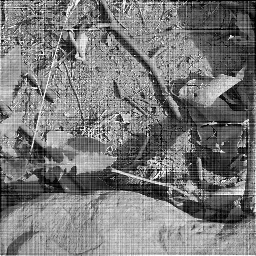
%> input picture [DSP]Project1_Filtering/twigs.png, 256 x 256 px
$ octave PJ_2.m   (GNU Octave 9; MATLAB toolbox functions it lacks are replaced by stand-ins)
%> lines starting %> are read from the running program, lines starting %| are printed output that depends on the picture
clc;clear;close;
% 2-1. Sketch Magnitude and Phase of original image at frequency domain
img = im2double(imread('twigs.png'));  % read image
%> img: size 256x256 double; min 0, max 0.996, mean 0.477
X = fftshift(fft2(img));  % Fourier Transform of image

figure(1),
subplot(121), imshow(log(1+abs(X)), []); title('Magnitude Spectrum of original image'); % frequency domain
%> after `imshow(log(1+abs(X)), [])`:
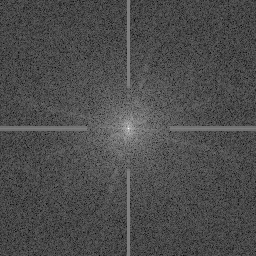
%> displayed picture: size 256x256, on the screen's scale of 0 to 255; min 0, max 255, mean 76.4
% middle white area : highest magnitude = image의 DC 성분 = F(0,0), at low freq.
% 동서남북 방향 bright area : noise -> 제거할 부분
subplot(122), imshow(angle(X), []); title('Phase Spectrum of original image');
%> after `imshow(angle(X), [])`:
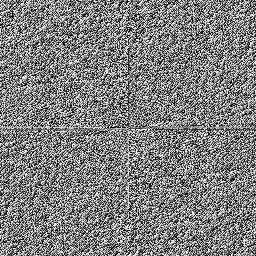
%> displayed picture: size 256x256, on the screen's scale of 0 to 255; min 0, max 255, mean 127.5


% 2-2. Design Filter to remove noise in the image and Reconstruct the image
dcm = datacursormode; % using datacursor to find the location of noises.
dcm.Enable = 'on';
dcm.DisplayStyle = 'window';

% filter of clearing noise by multiplying noise area to zero point
H = ones(256,256); % set filter size same as image size
H(1:1:88, 128:1:131)=0; % clear up_side noise
H(168:1:256, 128:1:132)=0; % clear down_side noise
H(126:1:131, 1:1:88)=0; % clear left_side noise
H(126:1:132, 170:1:256)=0; % clear right_side noise

figure(2),
subplot(121), imshow(abs(H)); title('Magnitude Spectrum of Filter'); % frequency domain
subplot(122), imshow(angle(H)); title('Phase Spectrum of Filter');
%> after `title('Phase Spectrum of Filter')`:
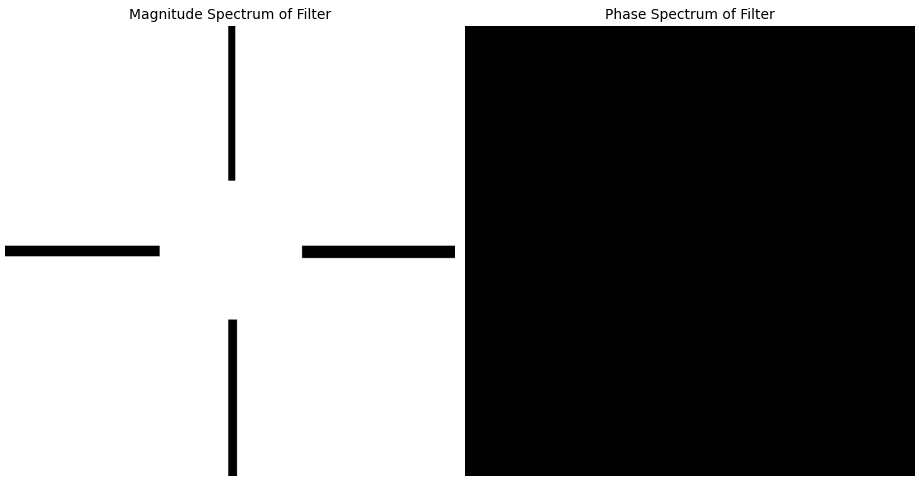
%> figure redrawn from the program's plot data, 2 panels

Y = X.*H;  % LTI system Filtering
y = real(ifft2(fftshift(Y)));  % Inverse FT of output signal(denoised image)
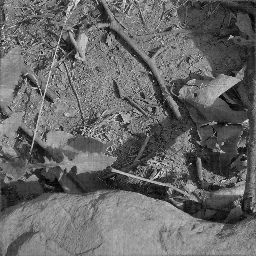
%> y: size 256x256 double; min -0.00349, max 1.17, mean 0.477; drawn with min black and max white


% 2-3. Sketch Magnitude and Phase of denoised image at frequency domain
figure(3),
subplot(121), imshow(log(1+abs(Y)),[]); title('Magnitude Spectrum of denoised image');
%> after `imshow(log(1+abs(Y)),[])`:
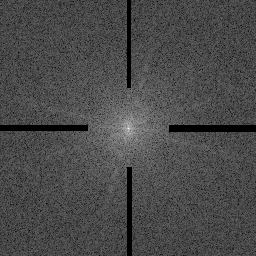
%> displayed picture: size 256x256, on the screen's scale of 0 to 255; min 0, max 255, mean 74.1
subplot(122), imshow(angle(Y),[]); title('Phase Spectrum of denoised image');
%> after `imshow(angle(Y),[])`:
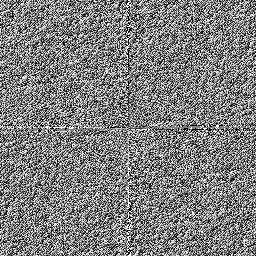
%> displayed picture: size 256x256, on the screen's scale of 0 to 255; min 0, max 255, mean 127.5; mean of the top-left, top-right, bottom-left and bottom-right quarters 128.8, 127.5, 127, 126.6

figure(4), % compare images to check filtering
subplot(121), imshow(img); title('Original image');
subplot(122), imshow(y); title('Denoised image');
imwrite(y,'denoisedimage.png');
